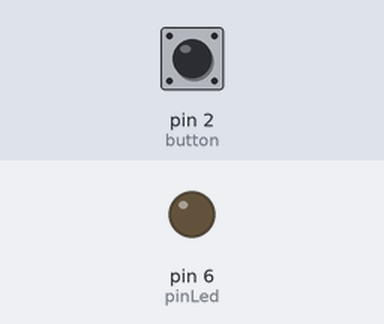
The sketch below on a simulated Arduino Uno, built with avr-gcc and run on an emulated ATmega328P. Parts: output pins drawn as LEDs (lit = HIGH). Inputs (shaded band) come from the test bench; at power-on: pin 2 (button) LOW.

Above: at 1.2 s.
1.3 s: pin 2 (button) pulled HIGH for 0.15 s
At 2.1 s:
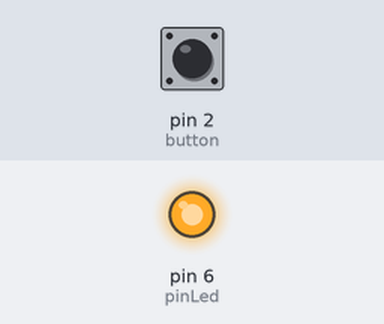
2.9 s: pin 2 (button) pulled HIGH for 1 s
At 3.3 s:
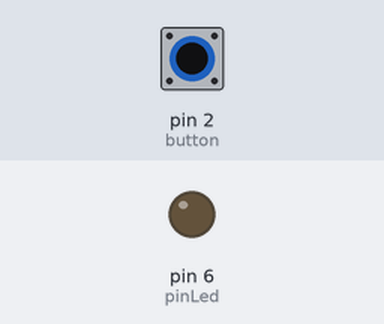
5.4 s: pin 2 (button) pulled HIGH for 3.2 s
At 6.4 s:
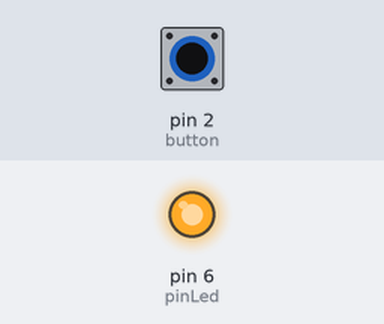
Timing chart, 0 to 8.4 s (numbered marks = the images above; inputs shaded):
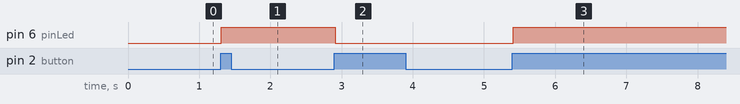

Measured:
- after the input at 1.3 s, pin 6 (pinLed): LOW → HIGH at once
- after the input at 2.9 s, pin 6 (pinLed): HIGH → LOW at once
- after the input at 5.4 s, pin 6 (pinLed): LOW → HIGH at once

The sketch:

sketch_sep23f.ino
```cpp
// Membuat LED tetap menyalan setelah ditekan dan mati setelah ditekan kembali
// Basically tombol akan menjadi saklar

int pinLed = 6;
int button = 2;
int bacaButton, lastButton, kondisi = 0;

void setup() {
  pinMode (pinLed, OUTPUT);
  pinMode (button, INPUT);
}

void loop() {
  bacaButton = digitalRead (button);

  if ((bacaButton == HIGH) && (lastButton == LOW)) {
    kondisi = 1 - kondisi;
    delay(10);
  }

  lastButton = bacaButton;

  if (kondisi == 1) {
    digitalWrite(pinLed, HIGH);
  }
  else
    digitalWrite(pinLed, LOW);
}
```
